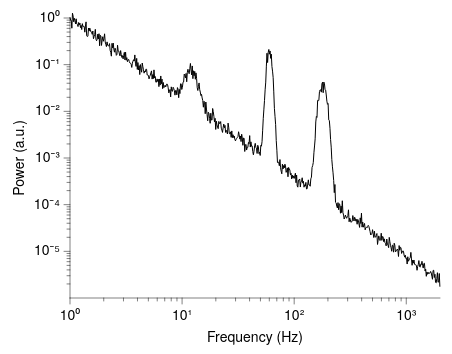

Write a Vega-Lite specification for this figure.
### Vega-Lite specification from a JSON file in a GitHub repository (floating-point values rounded to 4 significant figures; data arrays with more than 128 entries replaced by an {"elided": "..."} marker saying what was removed)
{"background": null, "config": {"arc": {"fill": "#DBDBDB", "fillOpacity": 1.0, "innerRadius": 35.0, "padAngle": 0.03, "stroke": "black", "strokeOpacity": 1, "strokeWidth": 0.25}, "area": {"fill": "#DBDBDB", "fillOpacity": 1.0, "stroke": "black", "strokeOpacity": 1, "strokeWidth": 0.25}, "axis": {"domain": true, "domainCap": "round", "domainColor": "black", "domainWidth": 0.25, "grid": false, "gridCap": "round", "gridColor": "#F1F1F1", "gridDash": [0, 0], "gridOpacity": 1.0, "gridWidth": 0.25, "labelColor": "black", "labelFont": "Helvetica Neue, HelveticaNeue, Helvetica, Arial, sans-serif", "labelFontSize": 7, "labelFontStyle": "normal", "labelFontWeight": 400, "offset": 0, "ticks": true, "tickCap": "round", "tickColor": "black", "tickRound": false, "tickSize": 3, "tickWidth": 0.25, "titleColor": "black", "titleFont": "Helvetica Neue, HelveticaNeue, Helvetica, Arial, sans-serif", "titleFontSize": 7, "titleFontStyle": "normal", "titleFontWeight": 400}, "axisX": {"domain": true, "labelAlign": "center", "labelAngle": 0, "labels": true, "ticks": true, "translate": 0}, "axisY": {"domain": true, "labelAlign": "right", "labelAngle": 0, "labels": true, "ticks": true, "translate": 0}, "axisRight": {"domain": true, "labelAlign": "left", "labelAngle": 0, "labels": true, "ticks": true, "translate": 0}, "axisTop": {"domain": true, "labelAlign": "center", "labelAngle": 0, "labels": true, "ticks": true, "translate": 0}, "axisBand": {"tickOffset": 0}, "bar": {"fill": "#DBDBDB", "fillOpacity": 1.0, "stroke": "black", "strokeOpacity": 1, "strokeWidth": 0.25}, "boxplot": {"size": 12.6, "ticks": {"cornerRadius": 0.25, "fill": "black", "opacity": 1, "size": 6.3, "thickness": 0.25}, "box": {"fillOpacity": 1.0, "stroke": "black", "strokeOpacity": 1, "strokeWidth": 0.25}, "median": {"cornerRadius": 0, "fill": "black", "fillOpacity": 1.0, "opacity": 1, "size": 12.6, "thickness": 0.25}, "rule": {"fill": "black", "fillOpacity": 1.0, "size": 14.0, "stroke": "black", "strokeDash": [0, 0], "strokeOpacity": 1, "strokeWidth": 0.25}, "outliers": {"color": "black", "fill": "black", "fillOpacity": 1.0, "size": 0, "stroke": "black", "strokeOpacity": 1, "strokeWidth": 0.25}}, "circle": {"fill": "black", "fillOpacity": 1.0, "size": 1.75, "stroke": null, "strokeOpacity": 1, "strokeWidth": 0.25}, "errorband": {"band": {"fillOpacity": 0.6, "stroke": null, "strokeWidth": 0.25, "strokeOpacity": 1}, "borders": {"opacity": 0, "strokeOpacity": 0.25, "strokeWidth": 1}}, "errorbar": {"opacity": 1, "rule": {"strokeDash": [0, 0], "strokeWidth": 0.25}, "ticks": {"color": "black", "cornerRadius": 0.125, "opacity": 1, "size": 8.4, "thickness": 0.25}, "thickness": 0.25}, "font": "Helvetica Neue, HelveticaNeue, Helvetica, Arial, sans-serif", "geoshape": {"fill": "#DBDBDB", "fillOpacity": 1.0, "stroke": "black", "strokeOpacity": 1, "strokeWidth": 0.25}, "header": {"labelColor": "black", "labelFont": "Helvetica Neue, HelveticaNeue, Helvetica, Arial, sans-serif", "labelFontSize": 7, "labelFontStyle": "normal", "labelFontWeight": 400, "titleColor": "black", "titleFont": "Helvetica Neue, HelveticaNeue, Helvetica, Arial, sans-serif", "titleFontSize": 7, "titleFontStyle": "normal", "titleFontWeight": 400, "titlePadding": 0}, "legend": {"disable": false, "offset": 4.5, "titlePadding": 4, "labelOffset": 2, "gradientLabelOffset": 2, "gradientLength": 70.0, "gradientThickness": 7.0, "gradientOpacity": 1.0, "gradientStrokeColor": "black", "gradientStrokeWidth": 0.25, "labelColor": "black", "labelFont": "Helvetica Neue, HelveticaNeue, Helvetica, Arial, sans-serif", "labelFontSize": 7, "labelFontStyle": "normal", "labelFontWeight": 400, "strokeColor": "black", "strokeWidth": 0, "symbolSize": 42, "symbolStrokeColor": "black", "symbolStrokeWidth": 0.25, "titleColor": "black", "titleFont": "Helvetica Neue, HelveticaNeue, Helvetica, Arial, sans-serif", "titleFontSize": 7, "titleFontStyle": "normal", "titleFontWeight": 400}, "line": {"color": "black", "stroke": "black", "strokeCap": "butt", "strokeDash": [0, 0], "strokeOpacity": 1, "strokeWidth": 0.5}, "point": {"filled": true, "fill": "#DBDBDB", "fillOpacity": 1.0, "size": 7.0, "stroke": "black", "strokeOpacity": 1, "strokeWidth": 0.25}, "range": {"category": ["#B2B2B2", "#4A7CD3", "#008542", "#664CAF", "#509F98", "#636363", "#284F93", "#005226", "#382864", "#285753"], "diverging": {"scheme": ["#443E60", "#5F597E", "#7C759B", "#9994B6", "#B7B4CC", "#D6D5DC", "#F6F6F6", "#D1DAD9", "#A4C2BF", "#7AA9A4", "#578E89", "#37736E", "#1B5954"]}, "heatmap": {"scheme": ["#440154", "#472270", "#433E82", "#38598C", "#2C728E", "#238A8D", "#24A086", "#39B578", "#5DC862", "#96D646", "#CAE02D", "#FDE724"]}, "ordinal": {"scheme": ["#F1F1F1", "#DBDBDB", "#C6C6C6", "#B2B2B2", "#9D9D9D", "#898989", "#767676", "#636363", "#515151", "#404040", "#2F2F2F", "#1F1F1F"]}, "ramp": {"scheme": ["#440154", "#472270", "#433E82", "#38598C", "#2C728E", "#238A8D", "#24A086", "#39B578", "#5DC862", "#96D646", "#CAE02D", "#FDE724"]}}, "rule": {"color": "black", "stroke": "black", "strokeCap": "round", "strokeDash": [2, 2], "strokeOpacity": 1, "strokeWidth": 0.25}, "scale": {"barBandPaddingInner": 0.1, "rectBandPaddingInner": 0, "tickBandPaddingInner": 0.1, "bandPaddingOuter": 0.1, "bandWithNestedOffsetPaddingInner": 0.2, "bandWithNestedOffsetPaddingOuter": 0.2, "offsetBandPaddingInner": 0, "offsetBandPaddingOuter": 0, "round": false}, "rect": {"fill": "#DBDBDB", "fillOpacity": 1.0, "stroke": "black", "strokeOpacity": 1, "strokeWidth": 0.25}, "square": {"fill": "#DBDBDB", "fillOpacity": 1.0, "size": 14.0, "stroke": "black", "strokeOpacity": 1, "strokeWidth": 0.25}, "text": {"color": "black", "font": "Helvetica Neue, HelveticaNeue, Helvetica, Arial, sans-serif", "fontSize": 7, "fontStyle": "normal", "fontWeight": 400}, "tick": {"color": "black", "cornerRadius": 0.125, "opacity": 1.0, "size": 12.6, "thickness": 0.25}, "title": {"anchor": "middle", "frame": "group", "color": "black", "font": "Helvetica Neue, HelveticaNeue, Helvetica, Arial, sans-serif", "fontSize": 7, "fontStyle": "normal", "fontWeight": 400, "subtitleColor": "black", "subtitleFont": "Helvetica Neue, HelveticaNeue, Helvetica, Arial, sans-serif", "subtitleFontSize": "Helvetica Neue, HelveticaNeue, Helvetica, Arial, sans-serif", "subtitleFontStyle": "normal", "subtitleFontWeight": 400}, "trail": {"color": "black", "opacity": 1, "size": 0.5}, "view": {"continuousWidth": 185, "continuousHeight": 140, "discreteWidth": 185, "discreteHeight": 140, "fill": null, "stroke": null, "strokeWidth": 0.25}}, "layer": [{"mark": {"type": "line"}, "encoding": {"x": {"axis": {"labelExpr": "round(log(datum.value) / log(10)) < 0 ? '10⁻' + (abs(round(log(datum.value) / log(10))) >= 10 ? '⁰¹²³⁴⁵⁶⁷⁸⁹'[floor(abs(round(log(datum.value) / log(10)))/10)] + '⁰¹²³⁴⁵⁶⁷⁸⁹'[abs(round(log(datum.value) / log(10)))%10] : '⁰¹²³⁴⁵⁶⁷⁸⁹'[abs(round(log(datum.value) / log(10)))]) : '10' + (abs(round(log(datum.value) / log(10))) >= 10 ? '⁰¹²³⁴⁵⁶⁷⁸⁹'[floor(abs(round(log(datum.value) / log(10)))/10)] + '⁰¹²³⁴⁵⁶⁷⁸⁹'[abs(round(log(datum.value) / log(10)))%10] : '⁰¹²³⁴⁵⁶⁷⁸⁹'[abs(round(log(datum.value) / log(10)))])", "values": [1, 10, 100, 1000]}, "field": "f", "scale": {"domain": [1, 2000], "nice": false, "type": "log"}, "title": "Frequency (Hz)", "type": "quantitative"}, "y": {"axis": {"labelExpr": "round(log(datum.value) / log(10)) < 0 ? '10⁻' + (abs(round(log(datum.value) / log(10))) >= 10 ? '⁰¹²³⁴⁵⁶⁷⁸⁹'[floor(abs(round(log(datum.value) / log(10)))/10)] + '⁰¹²³⁴⁵⁶⁷⁸⁹'[abs(round(log(datum.value) / log(10)))%10] : '⁰¹²³⁴⁵⁶⁷⁸⁹'[abs(round(log(datum.value) / log(10)))]) : '10' + (abs(round(log(datum.value) / log(10))) >= 10 ? '⁰¹²³⁴⁵⁶⁷⁸⁹'[floor(abs(round(log(datum.value) / log(10)))/10)] + '⁰¹²³⁴⁵⁶⁷⁸⁹'[abs(round(log(datum.value) / log(10)))%10] : '⁰¹²³⁴⁵⁶⁷⁸⁹'[abs(round(log(datum.value) / log(10)))])", "values": [1e-05, 0.0001, 0.001, 0.01, 0.1, 1]}, "field": "psd", "scale": {"nice": false, "type": "log"}, "title": "Power (a.u.)", "type": "quantitative"}}}, {"mark": {"type": "point", "opacity": 0}, "encoding": {"x": {"axis": {"domain": false, "grid": false, "labels": false, "orient": "bottom", "tickSize": 1.5, "ticks": true, "values": [2, 3, 4, 5, 6, 7, 8, 9, 20, 30, 40, 50, 60, 70, 80, 90, 200, 300, 400, 500, 600, 700, 800, 900]}, "field": "f", "scale": {"base": 10, "domain": [1, 1000], "type": "log"}, "title": null, "type": "quantitative"}}, "transform": [{"filter": "false"}]}, {"mark": {"type": "point", "opacity": 0}, "encoding": {"y": {"axis": {"domain": false, "grid": false, "labels": false, "orient": "left", "tickSize": 1.5, "ticks": true, "values": [2e-06, 3e-06, 4e-06, 5e-06, 6e-06, 7e-06, 8e-06, 9e-06, 2e-05, 3e-05, 4e-05, 5e-05, 6e-05, 7e-05, 8e-05, 9e-05, 0.0002, 0.0003, 0.0004, 0.0005, 0.0006, 0.0007, 0.0008, 0.0009, 0.002, 0.003, 0.004, 0.005, 0.006, 0.007, 0.008, 0.009, 0.02, 0.03, 0.04, 0.05, 0.06, 0.07, 0.08, 0.09, 0.2, 0.3, 0.4, 0.5, 0.6, 0.7, 0.8, 0.9]}, "field": "psd", "scale": {"base": 10, "domain": [1e-06, 1], "type": "log"}, "title": null, "type": "quantitative"}}, "transform": [{"filter": "false"}]}], "data": {"name": "data-1a256e6822f450fdc92ee4454c33116e"}, "resolve": {"axis": {"x": "independent", "y": "independent"}}, "$schema": "https://vega.github.io/schema/vega-lite/v6.4.1.json", "datasets": {"data-1a256e6822f450fdc92ee4454c33116e": {"elided": "600 records"}}}
